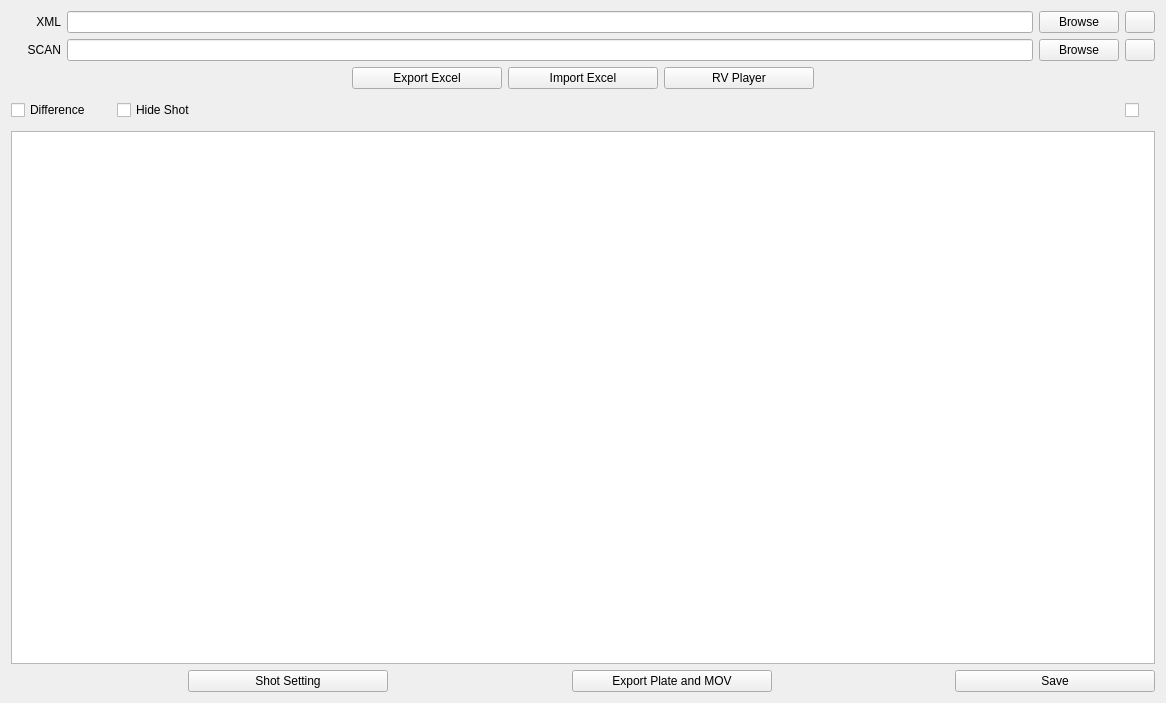
<?xml version="1.0" encoding="UTF-8"?>
<ui version="4.0">
 <class>Form</class>
 <widget class="QWidget" name="Form">
  <property name="geometry">
   <rect>
    <x>0</x>
    <y>0</y>
    <width>1166</width>
    <height>703</height>
   </rect>
  </property>
  <property name="windowTitle">
   <string>Form</string>
  </property>
  <layout class="QVBoxLayout" name="verticalLayout_2">
   <item>
    <layout class="QHBoxLayout" name="horizontalLayout">
     <item>
      <widget class="QLabel" name="label">
       <property name="minimumSize">
        <size>
         <width>50</width>
         <height>0</height>
        </size>
       </property>
       <property name="maximumSize">
        <size>
         <width>50</width>
         <height>16777215</height>
        </size>
       </property>
       <property name="text">
        <string>XML</string>
       </property>
       <property name="alignment">
        <set>Qt::AlignRight|Qt::AlignTrailing|Qt::AlignVCenter</set>
       </property>
      </widget>
     </item>
     <item>
      <widget class="QLineEdit" name="xmlEdit"/>
     </item>
     <item>
      <widget class="QPushButton" name="xmlBrowseBtn">
       <property name="text">
        <string>Browse</string>
       </property>
      </widget>
     </item>
     <item>
      <widget class="QPushButton" name="xmlOpenDirBtn">
       <property name="maximumSize">
        <size>
         <width>30</width>
         <height>30</height>
        </size>
       </property>
       <property name="text">
        <string/>
       </property>
      </widget>
     </item>
    </layout>
   </item>
   <item>
    <layout class="QHBoxLayout" name="horizontalLayout_2">
     <item>
      <widget class="QLabel" name="label_2">
       <property name="minimumSize">
        <size>
         <width>50</width>
         <height>0</height>
        </size>
       </property>
       <property name="maximumSize">
        <size>
         <width>50</width>
         <height>16777215</height>
        </size>
       </property>
       <property name="text">
        <string>SCAN</string>
       </property>
       <property name="alignment">
        <set>Qt::AlignRight|Qt::AlignTrailing|Qt::AlignVCenter</set>
       </property>
      </widget>
     </item>
     <item>
      <widget class="QLineEdit" name="scanEdit"/>
     </item>
     <item>
      <widget class="QPushButton" name="scanBrowseBtn">
       <property name="text">
        <string>Browse</string>
       </property>
      </widget>
     </item>
     <item>
      <widget class="QPushButton" name="scanOpenDirBtn">
       <property name="maximumSize">
        <size>
         <width>30</width>
         <height>30</height>
        </size>
       </property>
       <property name="text">
        <string/>
       </property>
      </widget>
     </item>
    </layout>
   </item>
   <item>
    <layout class="QHBoxLayout" name="horizontalLayout_3">
     <item>
      <spacer name="horizontalSpacer">
       <property name="orientation">
        <enum>Qt::Horizontal</enum>
       </property>
       <property name="sizeHint" stdset="0">
        <size>
         <width>40</width>
         <height>20</height>
        </size>
       </property>
      </spacer>
     </item>
     <item>
      <widget class="QPushButton" name="exportExcelBtn">
       <property name="minimumSize">
        <size>
         <width>150</width>
         <height>0</height>
        </size>
       </property>
       <property name="maximumSize">
        <size>
         <width>200</width>
         <height>16777215</height>
        </size>
       </property>
       <property name="text">
        <string>Export Excel</string>
       </property>
      </widget>
     </item>
     <item>
      <widget class="QPushButton" name="importExcelBtn">
       <property name="minimumSize">
        <size>
         <width>150</width>
         <height>0</height>
        </size>
       </property>
       <property name="maximumSize">
        <size>
         <width>200</width>
         <height>16777215</height>
        </size>
       </property>
       <property name="text">
        <string>Import Excel</string>
       </property>
      </widget>
     </item>
     <item>
      <widget class="QPushButton" name="rvPlayerBtn">
       <property name="minimumSize">
        <size>
         <width>150</width>
         <height>0</height>
        </size>
       </property>
       <property name="maximumSize">
        <size>
         <width>200</width>
         <height>16777215</height>
        </size>
       </property>
       <property name="text">
        <string>RV Player</string>
       </property>
      </widget>
     </item>
     <item>
      <spacer name="horizontalSpacer_2">
       <property name="orientation">
        <enum>Qt::Horizontal</enum>
       </property>
       <property name="sizeHint" stdset="0">
        <size>
         <width>40</width>
         <height>20</height>
        </size>
       </property>
      </spacer>
     </item>
    </layout>
   </item>
   <item>
    <layout class="QVBoxLayout" name="verticalLayout">
     <item>
      <layout class="QHBoxLayout" name="horizontalLayout_4">
       <item>
        <widget class="QCheckBox" name="differenceCheckBox">
         <property name="minimumSize">
          <size>
           <width>100</width>
           <height>0</height>
          </size>
         </property>
         <property name="text">
          <string>Difference</string>
         </property>
        </widget>
       </item>
       <item>
        <widget class="QCheckBox" name="hideShotCheckBox">
         <property name="minimumSize">
          <size>
           <width>100</width>
           <height>0</height>
          </size>
         </property>
         <property name="text">
          <string>Hide Shot</string>
         </property>
        </widget>
       </item>
       <item>
        <spacer name="horizontalSpacer_3">
         <property name="orientation">
          <enum>Qt::Horizontal</enum>
         </property>
         <property name="sizeHint" stdset="0">
          <size>
           <width>40</width>
           <height>20</height>
          </size>
         </property>
        </spacer>
       </item>
       <item>
        <widget class="QCheckBox" name="lockCheckBox">
         <property name="minimumSize">
          <size>
           <width>30</width>
           <height>30</height>
          </size>
         </property>
         <property name="text">
          <string/>
         </property>
        </widget>
       </item>
      </layout>
     </item>
     <item>
      <widget class="QTableWidget" name="excelTable"/>
     </item>
    </layout>
   </item>
   <item>
    <layout class="QHBoxLayout" name="horizontalLayout_5">
     <item>
      <spacer name="horizontalSpacer_4">
       <property name="orientation">
        <enum>Qt::Horizontal</enum>
       </property>
       <property name="sizeHint" stdset="0">
        <size>
         <width>40</width>
         <height>20</height>
        </size>
       </property>
      </spacer>
     </item>
     <item>
      <widget class="QPushButton" name="shotSettingBtn">
       <property name="minimumSize">
        <size>
         <width>200</width>
         <height>0</height>
        </size>
       </property>
       <property name="text">
        <string>Shot Setting</string>
       </property>
      </widget>
     </item>
     <item>
      <spacer name="horizontalSpacer_5">
       <property name="orientation">
        <enum>Qt::Horizontal</enum>
       </property>
       <property name="sizeHint" stdset="0">
        <size>
         <width>40</width>
         <height>20</height>
        </size>
       </property>
      </spacer>
     </item>
     <item>
      <widget class="QPushButton" name="exportPlateMovBtn">
       <property name="minimumSize">
        <size>
         <width>200</width>
         <height>0</height>
        </size>
       </property>
       <property name="text">
        <string>Export Plate and MOV</string>
       </property>
      </widget>
     </item>
     <item>
      <spacer name="horizontalSpacer_6">
       <property name="orientation">
        <enum>Qt::Horizontal</enum>
       </property>
       <property name="sizeHint" stdset="0">
        <size>
         <width>40</width>
         <height>20</height>
        </size>
       </property>
      </spacer>
     </item>
     <item>
      <widget class="QPushButton" name="saveBtn">
       <property name="minimumSize">
        <size>
         <width>200</width>
         <height>0</height>
        </size>
       </property>
       <property name="text">
        <string>Save</string>
       </property>
      </widget>
     </item>
    </layout>
   </item>
  </layout>
 </widget>
 <resources/>
 <connections/>
</ui>
